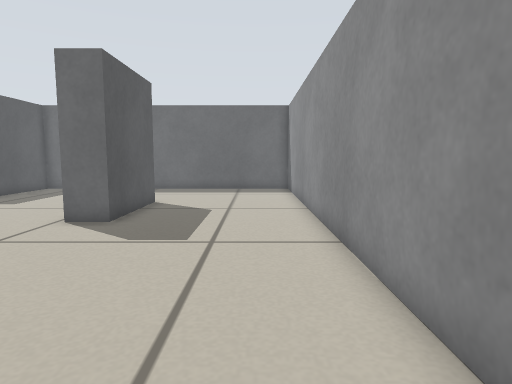
view 1 (above)

19 first-person views from a walk through a Stage world. The camera is 0.39 m above the floor, tilts 6° down and sees 75° across. The lines on the ground mark 1 m squares. The floor is counted in squares, 0.2 m on a side. Each view is taken from the middle of a square. On the plan, view 1 faces up. The plan holds only what a view shows up to about 17 squares ahead; the rest is blank. Robots are left out.

view 2
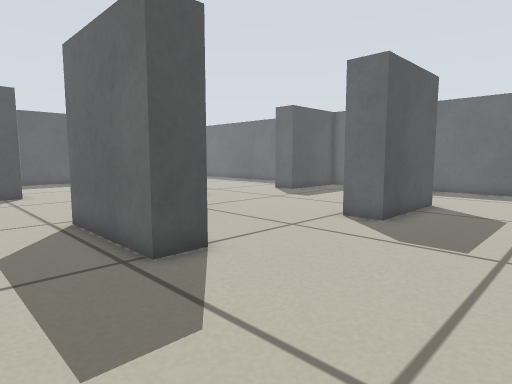

view 3
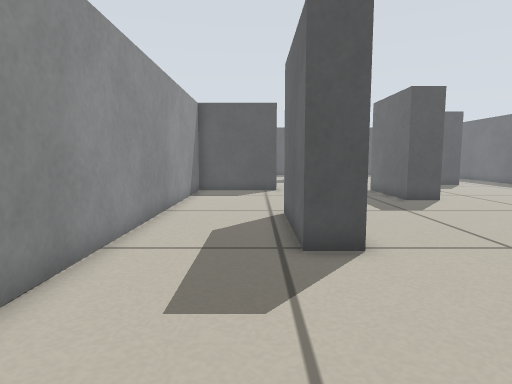

view 4
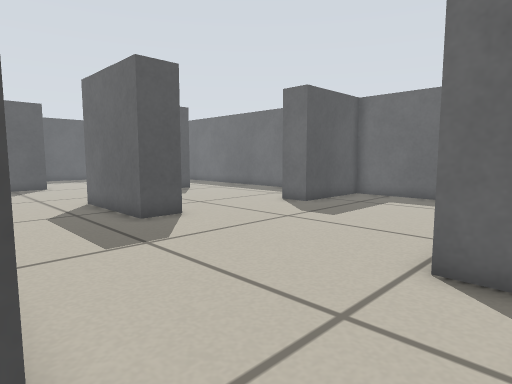

view 5
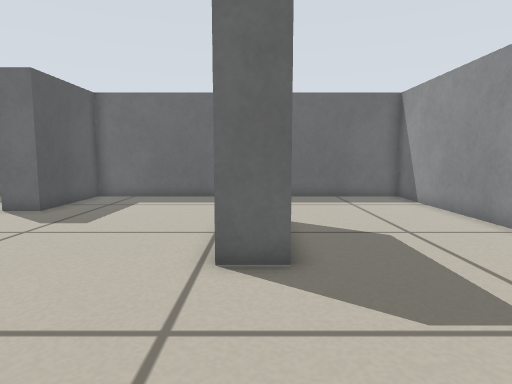

view 6
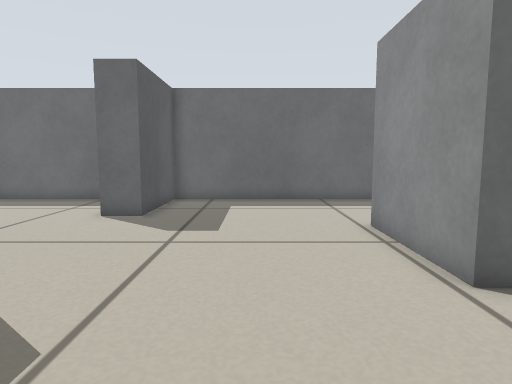

view 7
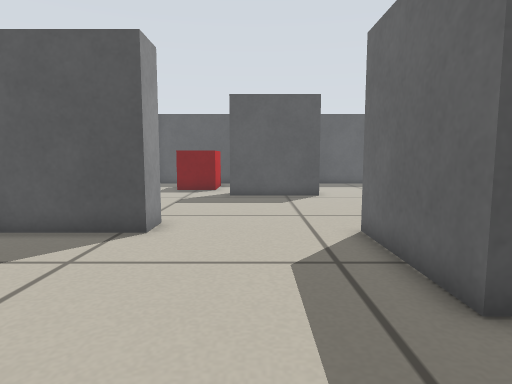

view 8
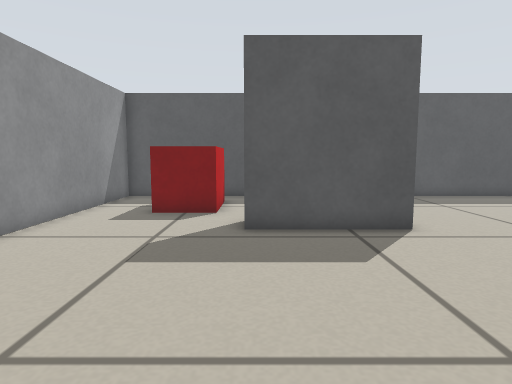

view 9
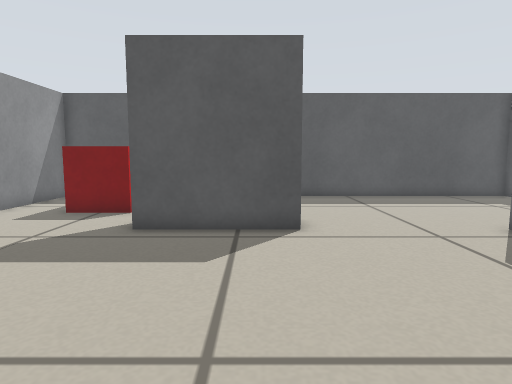

view 10
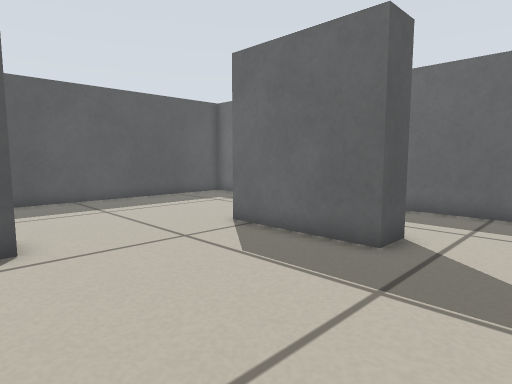

view 11
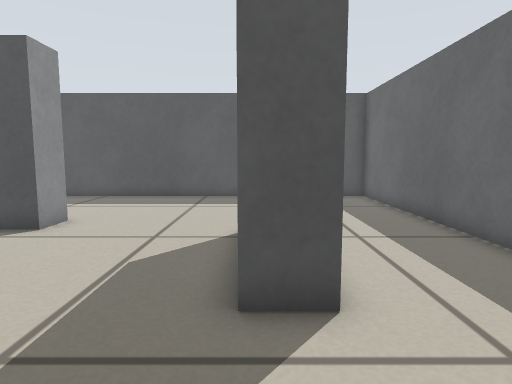

view 12
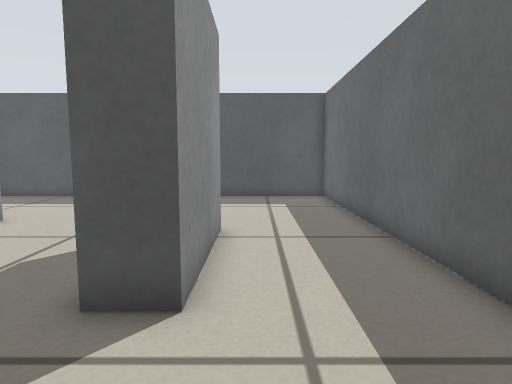

view 13
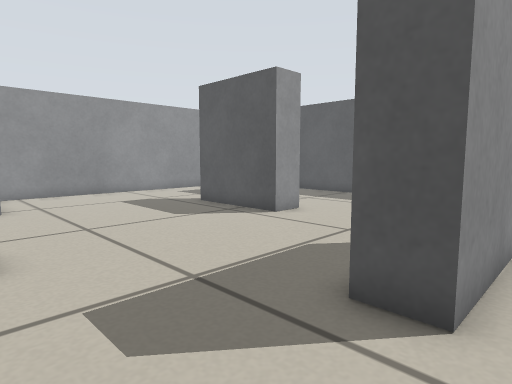

view 14
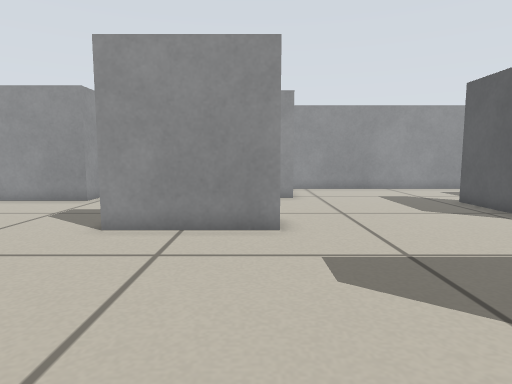

view 15
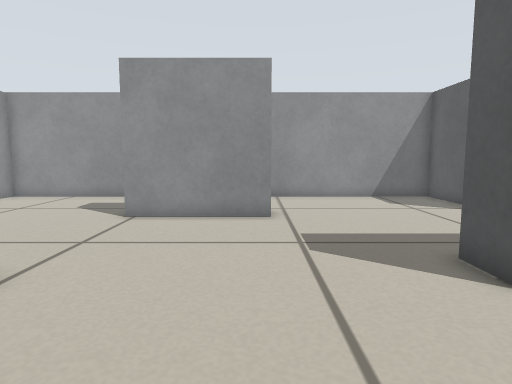

view 16
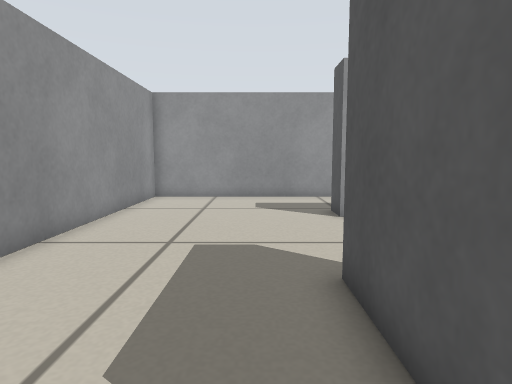

view 17
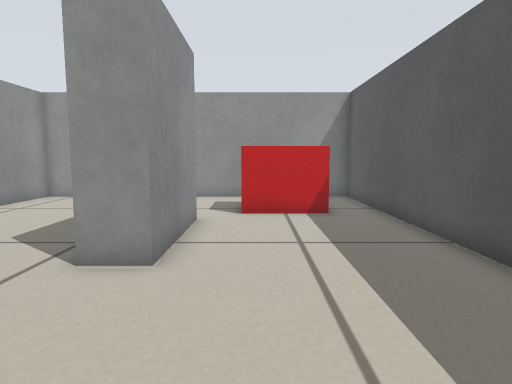

view 18
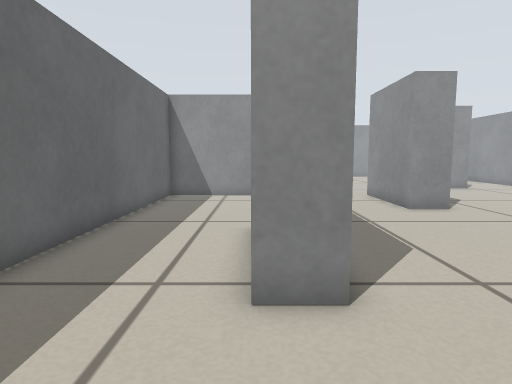

view 19
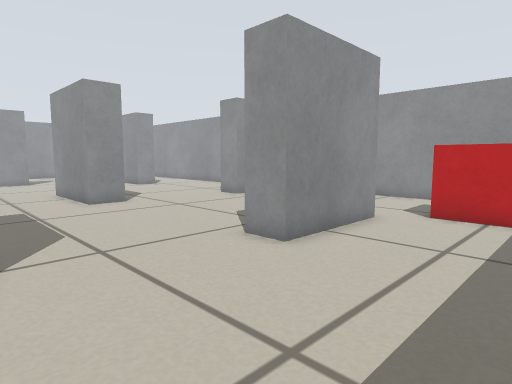

### Floor plan
Points are (right, up) in squares from view 1. A wall is a line through its corners. A room is listed if a view was taken in it or the views show most of it. See-through windows are left out.
Room 1 (views 1, 2, 3, 4, 5, 6, 7, 8, 9, 10, 11, 12, 13, 14, 15, 16, 17, 18, 19)
walls: (-13.9, 8.8) (-18.6, 8.8) (-18.6, 10.3) (-13.9, 10.3) (-13.9, 8.8); (-19.9, 3.2) (-18.4, 3.2) (-18.4, -1.3) (2, -1.3) (2, 20.4) (-12.7, 20.4) (-12.7, 15.8) (-14.1, 15.8); (-10.5, 4.3) (-5.7, 4.3) (-5.7, 3) (-10.5, 3) (-10.5, 4.3); (-14.1, 16.2) (-14.1, 20.4) (-34.5, 20.4) (-34.5, -1.3) (-19.8, -1.3) (-19.8, 1.9); (-22, 14.8) (-26.8, 14.8) (-26.8, 16.1) (-22, 16.1) (-22, 14.8); (-28.2, 4.6) (-28.2, 9.2) (-26.8, 9.2) (-26.8, 4.6); (-4.4, 14.4) (-4.4, 9.8) (-5.7, 9.8) (-5.7, 14.4)
objects: red box (-32, 2) to (-30, 3)

Where each view was taken, in squares from view 1:
view 1: 0 up, 0 right, facing up
view 2: 0 up, 0 right, facing up-left
view 3: 2 up, 1 right, facing left
view 4: 4 up, 4 left, facing up-left
view 5: 4 up, 5 left, facing up
view 6: 5 up, 9 left, facing up
view 7: 6 up, 10 left, facing left
view 8: 5 up, 18 left, facing left
view 9: 8 up, 18 left, facing left
view 10: 8 up, 19 left, facing up-left
view 11: 15 up, 18 left, facing left
view 12: 17 up, 18 left, facing left
view 13: 17 up, 18 left, facing down-left
view 14: 19 up, 18 left, facing down
view 15: 15 up, 10 left, facing down
view 16: 15 up, 3 left, facing down
view 17: 15 up, 30 left, facing down
view 18: 16 up, 31 left, facing right
view 19: 15 up, 33 left, facing down-right
